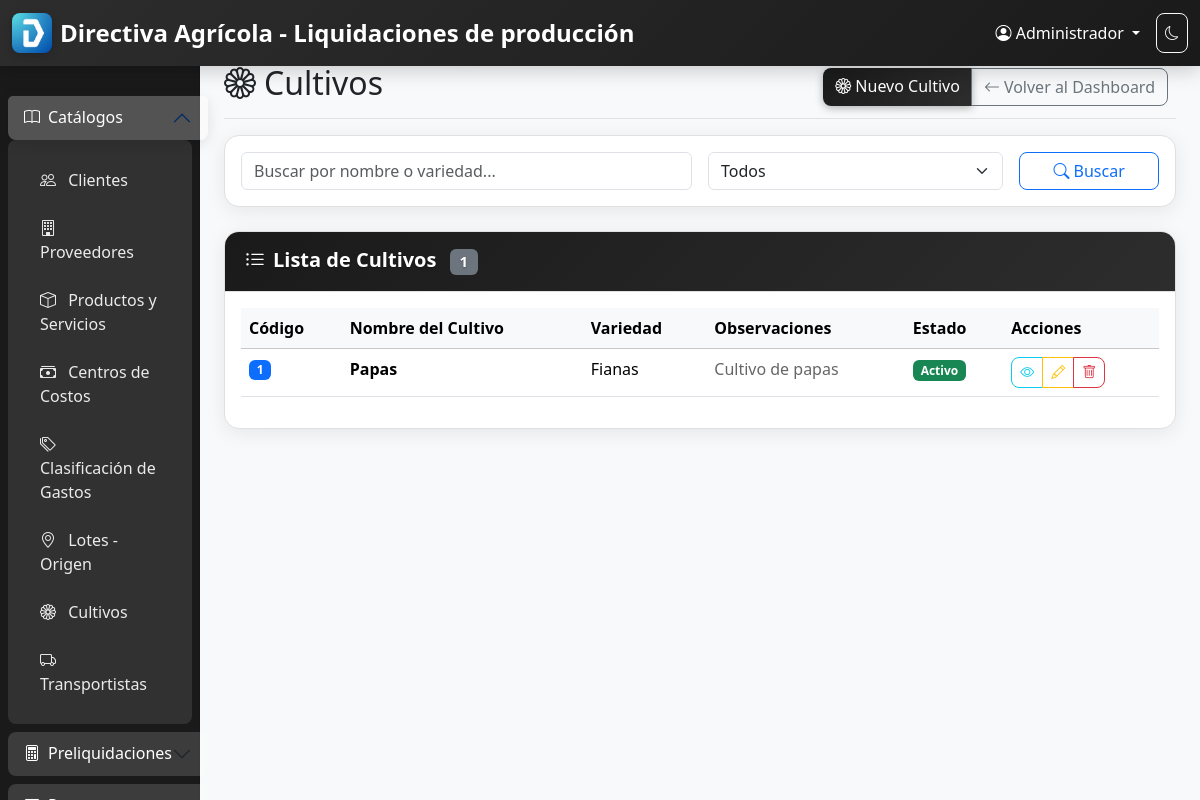
The app's page /cultivos/ (signed in) with its own data.
### core/models.py (models this page shows, shortened)
class Usuario(AbstractUser):
    nombre = models.CharField(max_length=100, verbose_name="Nombre completo")
    puesto = models.CharField(max_length=100, verbose_name="Puesto")
    email = models.EmailField(unique=True, verbose_name="Correo electrónico")
    is_admin = models.BooleanField(default=False, verbose_name="Es administrador")
    USERNAME_FIELD = 'username'
    REQUIRED_FIELDS = ['email', 'nombre', 'puesto']
    class Meta:
        verbose_name = "Usuario"
        verbose_name_plural = "Usuarios"
        db_table = 'usuarios'

class Cultivo(models.Model):
    codigo = models.AutoField(primary_key=True, verbose_name="Código")
    nombre = models.CharField(
        max_length=100,
        verbose_name="Nombre del cultivo",
        help_text="Nombre del cultivo"
    )
    variedad = models.CharField(
        max_length=100,
        verbose_name="Variedad",
        help_text="Variedad del cultivo"
    )
    observaciones = models.TextField(
        blank=True,
        verbose_name="Observaciones",
        help_text="Observaciones adicionales"
    )
    activo = models.BooleanField(
        default=True,
        verbose_name="Activo",
        help_text="Indica si el cultivo está activo"
    )
    fecha_creacion = models.DateTimeField(auto_now_add=True, verbose_name="Fecha de creación")
    fecha_modificacion = models.DateTimeField(auto_now=True, verbose_name="Fecha de modificación")
    usuario_creacion = models.ForeignKey(
        Usuario,
        on_delete=models.SET_NULL,
        null=True,
        blank=True,
        related_name='cultivos_creados',
        verbose_name="Usuario de creación"
    )
    usuario_modificacion = models.ForeignKey(
        Usuario,
        on_delete=models.SET_NULL,
        null=True,
        blank=True,
        related_name='cultivos_modificados',
        verbose_name="Usuario de modificación"
    )
    class Meta:
        verbose_name = "Cultivo"
        verbose_name_plural = "Cultivos"
        db_table = 'cultivos'
        ordering = ['nombre', 'variedad']

### core/views.py (the view)
# urls.py: path('cultivos/', CultivoListView.as_view(), name='cultivo_list'),
class CultivoListView(LoginRequiredMixin, ListView):
    model = Cultivo
    template_name = 'core/cultivo_list.html'
    context_object_name = 'cultivos'
    paginate_by = 10
    def get_queryset(self):
        queryset = Cultivo.objects.all()
        search = self.request.GET.get('search')
        activo = self.request.GET.get('activo')
        if search:
            queryset = queryset.filter(
                Q(nombre__icontains=search) |
                Q(variedad__icontains=search)
            )
        if activo:
            queryset = queryset.filter(activo=activo == '1')
        return queryset.order_by('nombre', 'variedad')
    def get_context_data(self, **kwargs):
        context = super().get_context_data(**kwargs)
        context['title'] = 'Cultivos'
        context['search_form'] = CultivoSearchForm(self.request.GET)
        return context

### templates/core/cultivo_list.html (shortened to what this page needs)
{% extends 'base.html' %}
{% load static %}
{% block content %}
<div class="d-flex justify-content-between flex-wrap flex-md-nowrap align-items-center pt-3 pb-2 mb-3 border-bottom">
    <h1 class="h2">
        <i class="bi bi-flower1 me-2"></i>Cultivos
    </h1>
    <div class="btn-toolbar mb-2 mb-md-0">
        <div class="btn-group me-2">
            <a href="{% url 'core:cultivo_create' %}" class="btn btn-primary">
                <i class="bi bi-flower1 me-1"></i>Nuevo Cultivo
            </a>
            <a href="{% url 'core:dashboard' %}" class="btn btn-outline-secondary">
                <i class="bi bi-arrow-left me-1"></i>Volver al Dashboard
            </a>
        </div>
    </div>
</div>
<div class="row mb-4">
    <div class="col-12">
        <div class="card">
            <div class="card-body">
                <form method="get" class="row g-3">
                    <div class="col-md-6">
                        {{ search_form.search }}
                    </div>
                    <div class="col-md-4">
                        {{ search_form.activo }}
                    </div>
                    <div class="col-md-2">
                        <button type="submit" class="btn btn-outline-primary w-100">
                            <i class="bi bi-search me-1"></i>Buscar
                        </button>
                    </div>
                </form>
            </div>
        </div>
    </div>
</div>
<div class="row">
    <div class="col-12">
        <div class="card">
            <div class="card-header">
                <h5 class="card-title mb-0">
                    <i class="bi bi-list-ul me-2"></i>Lista de Cultivos
                    <span class="badge bg-secondary ms-2">{{ cultivos|length }}</span>
                </h5>
            </div>
            <div class="card-body">
                {% if cultivos %}
                    <div class="table-responsive">
                        <table class="table table-hover">
                            <thead class="table-light">
                                <tr>
                                    <th>Código</th>
                                    <th>Nombre del Cultivo</th>
                                    <th>Variedad</th>
                                    <th>Observaciones</th>
                                    <th>Estado</th>
                                    <th>Acciones</th>
                                </tr>
                            </thead>
                            <tbody>
                                {% for cultivo in cultivos %}
                                <tr>
                                    <td>
                                        <span class="badge bg-primary">{{ cultivo.codigo }}</span>
                                    </td>
                                    <td>
                                        <strong>{{ cultivo.nombre }}</strong>
                                    </td>
                                    <td>{{ cultivo.variedad }}</td>
                                    <td>
                                        {% if cultivo.observaciones %}
                                            <span class="text-muted">{{ cultivo.observaciones|truncatechars:50 }}</span>
                                        {% else %}
                                            <span class="text-muted">Sin observaciones</span>
                                        {% endif %}
                                    </td>
                                    <td>
                                        {% if cultivo.activo %}
                                            <span class="badge bg-success">Activo</span>
                                        {% else %}
                                            <span class="badge bg-secondary">Inactivo</span>
                                        {% endif %}
                                    </td>
                                    <td>
                                        <div class="btn-group" role="group">
                                            <a href="{% url 'core:cultivo_detail' cultivo.pk %}" class="btn btn-sm btn-outline-info" title="Ver detalles">
                                                <i class="bi bi-eye"></i>
                                            </a>
                                            <a href="{% url 'core:cultivo_update' cultivo.pk %}" class="btn btn-sm btn-outline-warning" title="Editar">
                                                <i class="bi bi-pencil"></i>
                                            </a>
                                            <a href="{% url 'core:cultivo_delete' cultivo.pk %}" class="btn btn-sm btn-outline-danger" title="Eliminar">
                                                <i class="bi bi-trash"></i>
                                            </a>
                                        </div>
                                    </td>
                                </tr>
                                {% endfor %}
                            </tbody>
                        </table>
                    </div>
                {% endif %}
            </div>
        </div>
    </div>
</div>
{% endblock %}

### templates/base.html (shortened to what this page needs)
{% load static %}
{% load cache_utils %}
<!DOCTYPE html>
<html lang="es">
<head>
    <link href="https://cdn.jsdelivr.net/npm/bootstrap@5.3.2/dist/css/bootstrap.min.css" rel="stylesheet">
    <link href="https://cdn.jsdelivr.net/npm/bootstrap-icons@1.11.1/font/bootstrap-icons.css" rel="stylesheet">
    <link href="{% static_with_timestamp 'css/style.css' %}" rel="stylesheet">
</head>
<body>
    <nav class="navbar navbar-expand-lg navbar-dark bg-primary fixed-top">
        <div class="container-fluid">
            <div class="navbar-brand d-flex align-items-center">
                <img src="/static/images/LogoDirectiva.png" alt="Logo Directiva Agrícola" height="40" class="me-2">
                <span class="fw-bold">Directiva Agrícola - Liquidaciones de producción</span>
            </div>
            <div class="navbar-nav ms-auto">
                <div class="nav-item dropdown">
                    <a class="nav-link dropdown-toggle text-white" href="#" role="button" data-bs-toggle="dropdown">
                        <i class="bi bi-person-circle"></i> {{ user.nombre|default:user.username }}
                    </a>
                </div>
            </div>
        </div>
    </nav>
    <div class="container-fluid">
        <div class="row">
            <nav id="sidebar" class="col-md-3 col-lg-2 d-md-block bg-light sidebar collapse">
                <div class="position-sticky pt-5">
                    <div class="accordion" id="sidebarAccordion">
                        <div class="accordion-item">
                            <h2 class="accordion-header" id="catalogosHeader">
                                <button class="accordion-button" type="button" data-bs-toggle="collapse" data-bs-target="#catalogosCollapse" aria-expanded="true" aria-controls="catalogosCollapse">
                                    <i class="bi bi-book me-2"></i>
                                    Catálogos
                                </button>
                            </h2>
                            <div id="catalogosCollapse" class="accordion-collapse collapse show" aria-labelledby="catalogosHeader" data-bs-parent="#sidebarAccordion">
                                <div class="accordion-body">
                                    <ul class="nav flex-column">
                                        <li class="nav-item">
                                            <a class="nav-link" href="{% url 'core:cliente_list' %}">
                                                <i class="bi bi-people"></i> Clientes
                                            </a>
                                        </li>
                                        <li class="nav-item">
                                            <a class="nav-link" href="{% url 'core:proveedor_list' %}">
                                                <i class="bi bi-building"></i> Proveedores
                                            </a>
                                        </li>
                                        <li class="nav-item">
                                            <a class="nav-link" href="{% url 'core:producto_servicio_list' %}">
                                                <i class="bi bi-box"></i> Productos y Servicios
                                            </a>
                                        </li>
                                        <li class="nav-item">
                                            <a class="nav-link" href="{% url 'core:centro_costo_list' %}">
                                                <i class="bi bi-cash-stack"></i> Centros de Costos
                                            </a>
                                        </li>
                                        <li class="nav-item">
                                            <a class="nav-link" href="{% url 'core:clasificacion_gasto_list' %}">
                                                <i class="bi bi-tags"></i> Clasificación de Gastos
                                            </a>
                                        </li>
                                        <li class="nav-item">
                                            <a class="nav-link" href="{% url 'core:lote_origen_list' %}">
                                                <i class="bi bi-geo-alt"></i> Lotes - Origen
                                            </a>
                                        </li>
                                        <li class="nav-item">
                                            <a class="nav-link" href="{% url 'core:cultivo_list' %}">
                                                <i class="bi bi-flower1"></i> Cultivos
                                            </a>
                                        </li>
                                        <li class="nav-item">
                                            <a class="nav-link" href="{% url 'core:transportista_list' %}">
                                                <i class="bi bi-truck"></i> Transportistas
                                            </a>
                                        </li>
                                    </ul>
                                </div>
                            </div>
                        </div>
                        <div class="accordion-item">
                            <h2 class="accordion-header" id="preliquidacionesHeader">
                                <button class="accordion-button collapsed" type="button" data-bs-toggle="collapse" data-bs-target="#preliquidacionesCollapse" aria-expanded="false" aria-controls="preliquidacionesCollapse">
                                    <i class="bi bi-calculator me-2"></i>
                                    Preliquidaciones
                                </button>
                            </h2>
                        </div>
                        <div class="accordion-item">
                            <h2 class="accordion-header" id="presupuestosHeader">
                                <button class="accordion-button collapsed" type="button" data-bs-toggle="collapse" data-bs-target="#presupuestosCollapse" aria-expanded="false" aria-controls="presupuestosCollapse">
                                </button>
                            </h2>
                        </div>
                    </div>
                </div>
            </nav>
            <main class="col-md-9 ms-sm-auto col-lg-10 px-md-4">
                <div class="pt-5">
                    {% block content %}{% endblock %}
                </div>
            </main>
        </div>
    </div>
</body>
</html>

### records on screen
Usuario: nombre "Administrador"
Cultivo: codigo "1", nombre "Papas", variedad "Fianas", observaciones "Cultivo de papas", activo "Activo"

### other values on screen
{{ cultivos|length }} "1"
